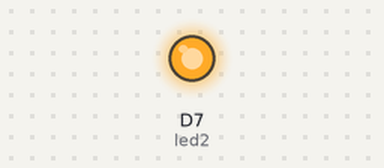
Recording of a sketch running on a simulated ESP8266 (NodeMCU). On the bench: output pins drawn as LEDs (lit = HIGH).

Above: at 1.5 s.
At 28.5 s:
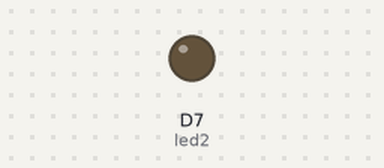
Timing chart, 0 to 50.7 s (numbered marks = the images above):
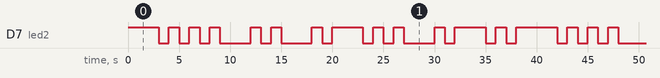

Measured:
- by itself, D7 (led2): moves between LOW and HIGH, repeating every 39.0 s
- by itself, everything shown: repeats every 39.0 s, in 26 steps

The sketch:

name.ino
```cpp
int led2 = D7; // Instead of writing D7 over and over again, we'll write led2
// This one is the little blue LED on your board. On the Photon it is next to D7, and on the Core it is next to the USB jack.

// Having declared these variables, let's move on to the setup function.
// The setup function is a standard part of any microcontroller program.
// It runs only once when the device boots up or is reset.

void setup() {

	// We are going to tell our device that D0 and D7 (which we named led1 and led2 respectively) are going to be output
	// (That means that we will be sending voltage to them, rather than monitoring voltage that comes from them)

	// It's important you do this here, inside the setup() function rather than outside it or in the loop function.

	pinMode(led2, OUTPUT);

}

// Next we have the loop function, the other essential part of a microcontroller program.
// This routine gets repeated over and over, as quickly as possible and as many times as possible, after the setup function is called.
// Note: Code that blocks for too long (like more than 5 seconds), can make weird things happen (like dropping the network connection).  The built-in delay function shown below safely interleaves required background activity, so arbitrarily long delays can safely be done if you need them.

void loop() {
    //B
	// To blink the LED, first we'll turn it on...
	digitalWrite(led2, HIGH);

	// We'll leave it on for 1 second...
	delay(3000);
	// Then we'll turn it off..
	digitalWrite(led2, LOW);
	delay(1000);

	digitalWrite(led2, HIGH);

	// We'll leave it on for 1 second...
	delay(1000);
	// Then we'll turn it off..
	digitalWrite(led2, LOW);
	delay(1000);

	digitalWrite(led2, HIGH);

	// We'll leave it on for 1 second...
	delay(1000);

	digitalWrite(led2, LOW);
	delay(1000);

	digitalWrite(led2, HIGH);

	// We'll leave it on for 1 second...
	delay(1000);

	digitalWrite(led2, LOW);
	delay(3000);

	//i
	digitalWrite(led2, HIGH);

	// We'll leave it on for 1 second...
	delay(1000);
	// Then we'll turn it off..
	digitalWrite(led2, LOW);
	delay(1000);

	digitalWrite(led2, HIGH);

	// We'll leave it on for 1 second...
	delay(1000);

	digitalWrite(led2, LOW);
	delay(3000);

	//  L
	digitalWrite(led2, HIGH);

	// We'll leave it on for 1 second...
	delay(1000);
	digitalWrite(led2, LOW);
	delay(1000);
	digitalWrite(led2, HIGH);

	// We'll leave it on for 1 second...
	delay(3000);
	digitalWrite(led2, LOW);
	delay(1000);
	digitalWrite(led2, HIGH);

	// We'll leave it on for 1 second...
	delay(1000);
	digitalWrite(led2, LOW);
	delay(1000);
	digitalWrite(led2, HIGH);

	// We'll leave it on for 1 second...
	delay(1000);

	digitalWrite(led2, LOW);
	delay(3000);

	//  L
	digitalWrite(led2, HIGH);

	// We'll leave it on for 1 second...
	delay(1000);
	digitalWrite(led2, LOW);
	delay(1000);
	digitalWrite(led2, HIGH);

	// We'll leave it on for 1 second...
	delay(3000);
	digitalWrite(led2, LOW);
	delay(1000);
	digitalWrite(led2, HIGH);

	// We'll leave it on for 1 second...
	delay(1000);
	digitalWrite(led2, LOW);
	delay(1000);
	digitalWrite(led2, HIGH);

	// We'll leave it on for 1 second...
	delay(1000);

	// And repeat!
}
```
